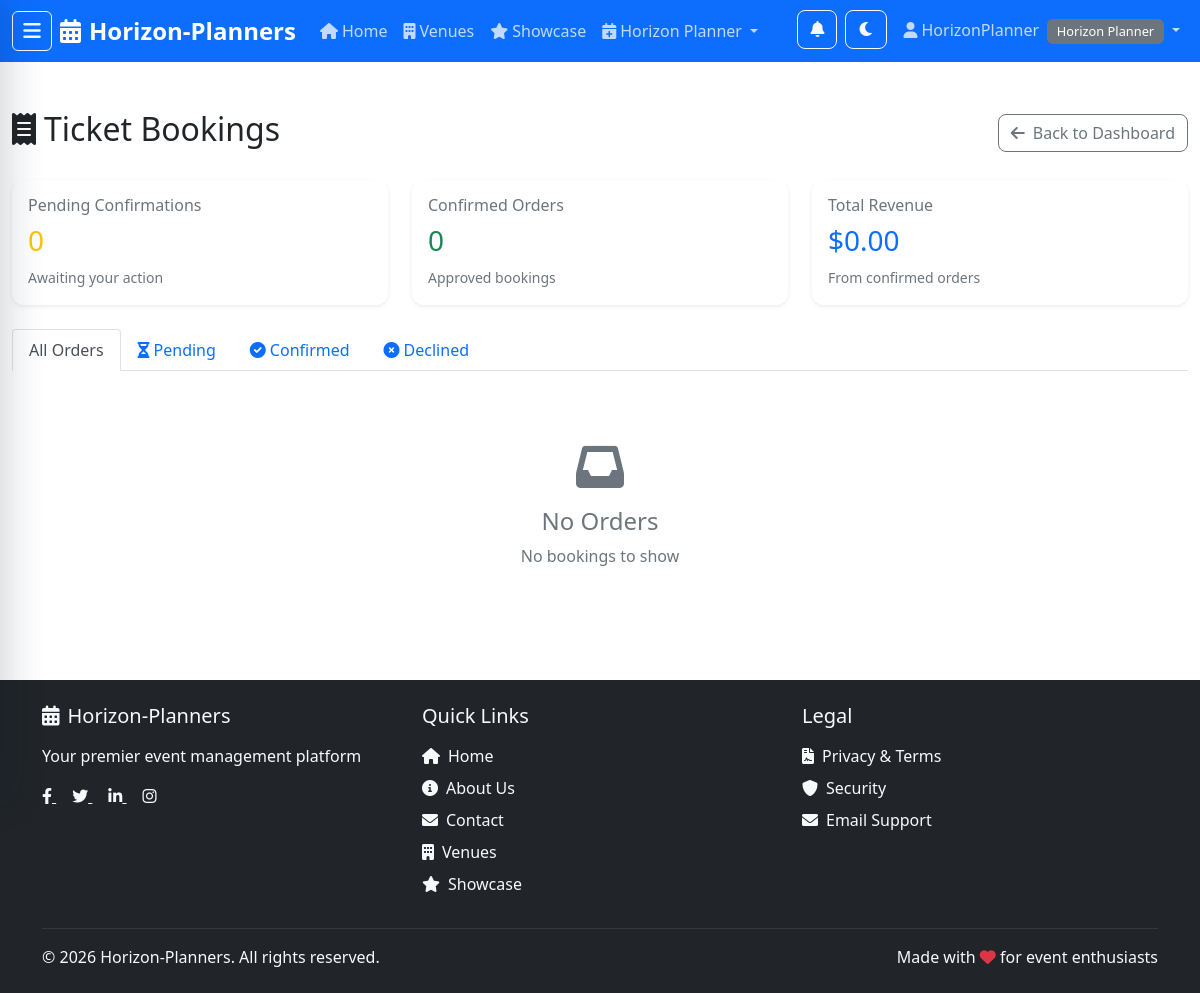
Before: /payments/manager/orders/ (signed in) with the older database file.
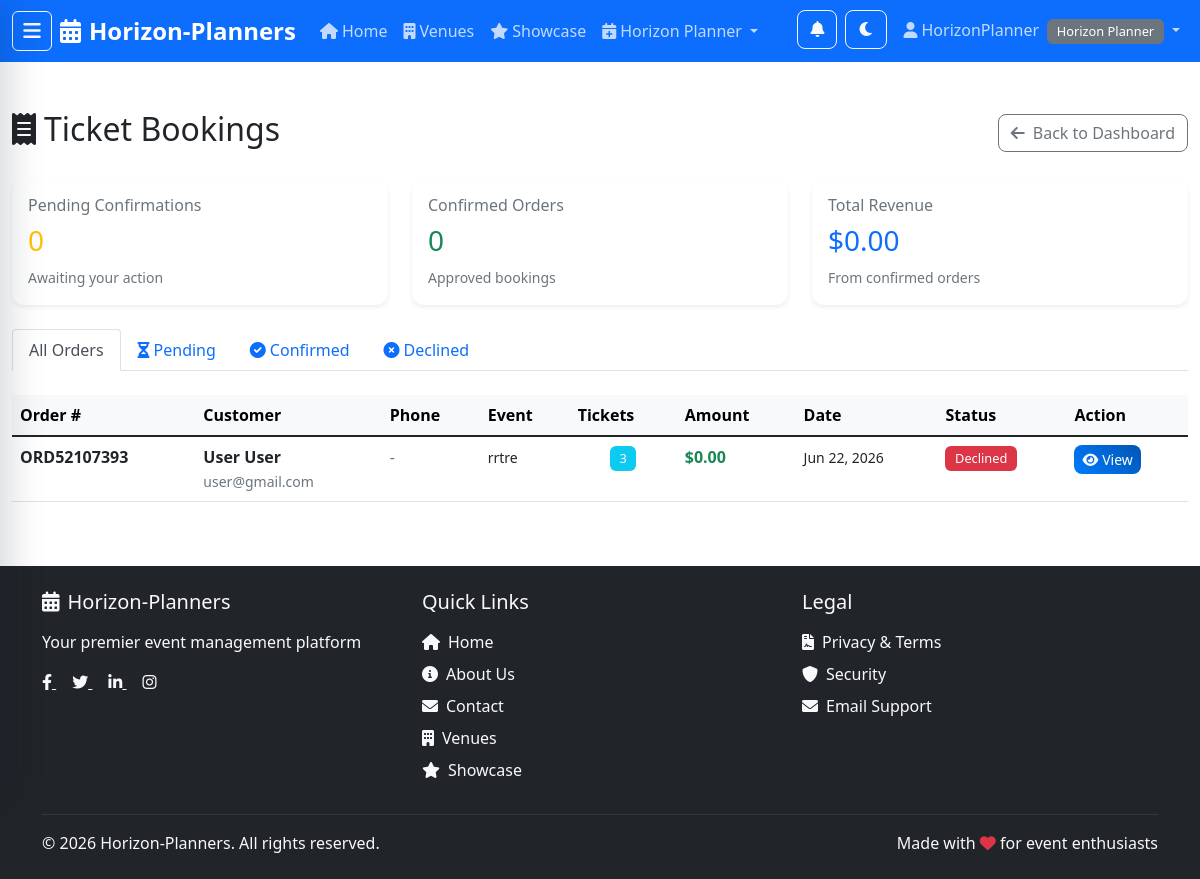
After: the same page with the newer database file.
### apps/payments/models.py (models this page shows, shortened)
class Order(TimeStampedModel):
    class Status(models.TextChoices):
        PENDING = 'pending', 'Pending'
        CONFIRMED = 'confirmed', 'Confirmed'
        CANCELLED = 'cancelled', 'Cancelled'
    order_number = models.CharField(max_length=20, unique=True)
    payment = models.OneToOneField(Payment, on_delete=models.CASCADE, related_name='order')
    user = models.ForeignKey(settings.AUTH_USER_MODEL, on_delete=models.CASCADE, related_name='orders')
    event = models.ForeignKey('events.Event', on_delete=models.CASCADE, related_name='orders')
    ticket_quantity = models.PositiveIntegerField()
    unit_price = models.DecimalField(max_digits=10, decimal_places=2)
    total_amount = models.DecimalField(max_digits=10, decimal_places=2)
    tax_amount = models.DecimalField(max_digits=10, decimal_places=2, default=0)
    service_fee = models.DecimalField(max_digits=10, decimal_places=2, default=0)
    status = models.CharField(max_length=20, choices=Status.choices, default=Status.PENDING)
    customer_name = models.CharField(max_length=200)
    customer_email = models.EmailField()
    customer_phone = models.CharField(max_length=20, blank=True)
    class Meta:
        ordering = ['-created_at']

### apps/events/models.py (models this page shows, shortened)
class Event(TimeStampedModel):
    class Status(models.TextChoices):
        DRAFT = 'draft', 'Draft'
        PUBLISHED = 'published', 'Published'
        CANCELLED = 'cancelled', 'Cancelled'
        COMPLETED = 'completed', 'Completed'
    title = models.CharField(max_length=200)
    description = models.TextField()
    category = models.ForeignKey(Category, on_delete=models.PROTECT, related_name='events')
    manager = models.ForeignKey(
        settings.AUTH_USER_MODEL,
        on_delete=models.CASCADE,
        related_name='managed_events',
        limit_choices_to={'role': 'horizon_planner'}
    )
    venue = models.ForeignKey('venues.Venue', on_delete=models.PROTECT, related_name='events')
    event_date = models.DateField()
    start_time = models.TimeField()
    end_time = models.TimeField()
    start_date = models.DateTimeField(blank=True, null=True)
    end_date = models.DateTimeField(blank=True, null=True)
    registration_deadline = models.DateTimeField(blank=True, null=True)
    total_seats = models.PositiveIntegerField(help_text='Total number of available seats')
    max_capacity = models.PositiveIntegerField(blank=True, null=True)
    min_capacity = models.PositiveIntegerField(blank=True, null=True)
    base_price = models.DecimalField(max_digits=10, decimal_places=2)
    requires_approval = models.BooleanField(default=False)
    is_free = models.BooleanField(default=False)
    is_active = models.BooleanField(default=True)
    status = models.CharField(max_length=20, choices=Status.choices, default=Status.DRAFT)
    is_featured = models.BooleanField(default=False)
    poster_image = models.ImageField(upload_to='events/posters/', blank=True, null=True)
    age_restriction = models.PositiveIntegerField(
        null=True,
        blank=True,
        validators=[MinValueValidator(0), MaxValueValidator(21)]
    )
    special_instructions = models.TextField(blank=True)
    class Meta:
        ordering = ['event_date', 'start_time']

### apps/payments/views.py (the view)
# urls.py: path('manager/orders/', views.ManagerOrdersView.as_view(), name='manager_orders'),
class ManagerOrdersView(ManagerRequiredMixin, ListView):
    template_name = 'payments/manager_orders.html'
    context_object_name = 'orders'
    paginate_by = 20
    def get_queryset(self):
        user = self.request.user
        if user.is_admin_user:
            orders = Order.objects.all().select_related('event', 'user', 'payment').order_by('-created_at')
        else:
            orders = Order.objects.filter(
                event__manager=user
            ).select_related('event', 'user', 'payment').order_by('-created_at')
        status = self.request.GET.get('status')
        if status:
            orders = orders.filter(status=status)
        return orders
    def get_context_data(self, **kwargs):
        context = super().get_context_data(**kwargs)
        user = self.request.user
        if user.is_admin_user:
            context['pending_count'] = Order.objects.filter(status='pending').count()
            context['confirmed_count'] = Order.objects.filter(status='confirmed').count()
            context['total_revenue'] = sum(o.total_amount for o in Order.objects.all())
        else:
            context['pending_count'] = Order.objects.filter(
                event__manager=user, status='pending'
            ).count()
            context['confirmed_count'] = Order.objects.filter(
                event__manager=user, status='confirmed'
            ).count()
            context['total_revenue'] = sum(
                o.total_amount for o in Order.objects.filter(event__manager=user)
            )
        context['current_status'] = self.request.GET.get('status', 'all')
        return context

### apps/payments/views.py (called while the page is built)
    def test_func(self):
        return (self.request.user.is_authenticated and
                (self.request.user.is_horizon_planner or self.request.user.is_admin_user))

### apps/users/models.py (called while the page is built)
    @property
    def is_basic_user(self):
        return self.role == self.Role.BASIC

    @property
    def is_horizon_planner(self):
        return self.role == self.Role.HORIZON_PLANNER

    @property
    def is_venue_manager(self):
        return self.role == self.Role.VENUE_MANAGER

    @property
    def is_admin_user(self):
        return self.role == self.Role.ADMIN or self.is_superuser

### templates/payments/manager_orders.html (shortened to what the changed rows need)
{% extends 'base.html' %}
{% load static %}
{% block content %}
<div class="container-fluid my-5">
    <div class="row">
        <div class="col-12">
            <div class="d-flex justify-content-between align-items-center mb-4">
                <h2>
                    <i class="fas fa-receipt me-2"></i>Ticket Bookings
                </h2>
            </div>
            {% if orders %}
                <div class="table-responsive">
                    <table class="table table-hover">
                        <thead class="table-light">
                            <tr>
                                <th>Order #</th>
                                <th>Customer</th>
                                <th>Phone</th>
                                <th>Event</th>
                                <th>Tickets</th>
                                <th>Amount</th>
                                <th>Date</th>
                                <th>Status</th>
                                <th>Action</th>
                            </tr>
                        </thead>
                        <tbody>
                            {% for order in orders %}
                                <tr>
                                    <td>
                                        <strong>{{ order.order_number }}</strong>
                                    </td>
                                    <td>
                                        <div>
                                            <strong>{{ order.customer_name }}</strong>
                                            <br>
                                            <small class="text-muted">{{ order.customer_email }}</small>
                                        </div>
                                    </td>
                                    <td>
                                        {% if order.customer_phone %}
                                            <a href="tel:{{ order.customer_phone }}">
                                                <i class="fas fa-phone me-1"></i>{{ order.customer_phone }}
                                            </a>
                                        {% else %}
                                            <span class="text-muted">-</span>
                                        {% endif %}
                                    </td>
                                    <td>
                                        <small>{{ order.event.title|truncatewords:3 }}</small>
                                    </td>
                                    <td class="text-center">
                                        <span class="badge bg-info">{{ order.ticket_quantity }}</span>
                                    </td>
                                    <td>
                                        <strong class="text-success">${{ order.total_amount }}</strong>
                                    </td>
                                    <td>
                                        <small>{{ order.created_at|date:"M d, Y" }}</small>
                                    </td>
                                    <td>
                                        {% if order.status == 'pending' %}
                                            <span class="badge bg-warning">Pending</span>
                                        {% elif order.status == 'confirmed' %}
                                            <span class="badge bg-success">Confirmed</span>
                                        {% elif order.status == 'cancelled' %}
                                            <span class="badge bg-danger">Declined</span>
                                        {% else %}
                                            <span class="badge bg-secondary">{{ order.get_status_display }}</span>
                                        {% endif %}
                                    </td>
                                    <td>
                                        <a href="{% url 'payments:manage_order_detail' order.order_number %}" class="btn btn-sm btn-primary">
                                            <i class="fas fa-eye me-1"></i>View
                                        </a>
                                    </td>
                                </tr>
                            {% endfor %}
                        </tbody>
                    </table>
                </div>
            {% else %}
                <div class="text-center py-5">
                    <i class="fas fa-inbox text-muted" style="font-size: 3rem;"></i>
                    <h4 class="text-muted mt-3">No Orders</h4>
                    <p class="text-muted">No bookings to show</p>
                </div>
            {% endif %}
        </div>
    </div>
</div>
{% endblock %}

Changed rows visible on the page:
added Order: order_number "ORD52107393", customer_name "User User", customer_email "user@gmail.com", event "rrtre", ticket_quantity "3", total_amount "0.00", created_at "Jun 22, 2026", status "Declined"
Other visible differences:
text no longer shown: "No Orders No bookings to show"
text now shown: "Order # Customer Phone Event Tickets Amount Date Status Action"
